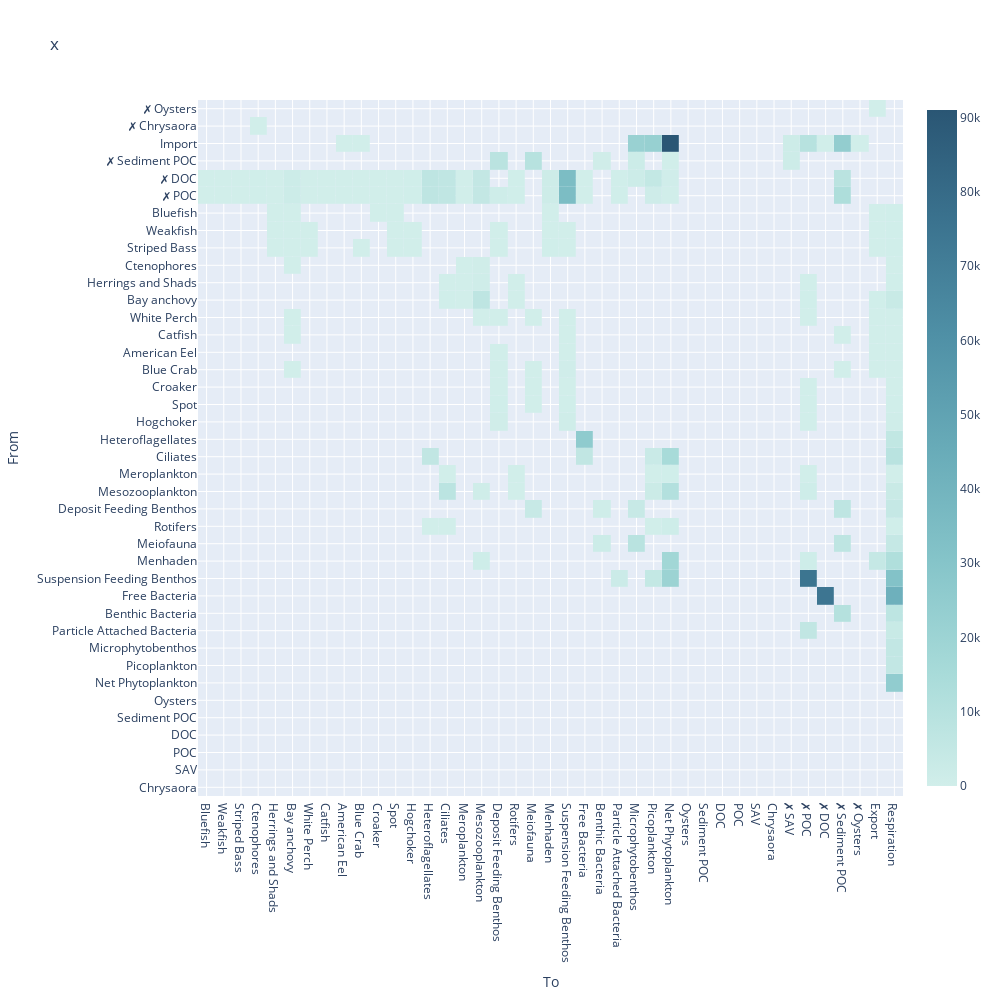

The notebook cell this image was saved under:
### Code cell
import plotly.graph_objects as go

fig = go.Figure()
fig.add_trace(go.Heatmap(
        z=[x['weight'] for x in flows[2]],
        x=flows[0],
        y=flows[1],
        xgap =	0.2,
        ygap =	0.2,
        colorscale='Teal',
    ))

order = x.nodeDF.sort_values(['IsAlive', 'TrophicLevel'])['Names'].unique()
yaxis={'categoryarray': order, 'title': 'From', 'zeroline':False, 'constraintoward': 'right', 'constrain': 'domain'}    
xaxis={'categoryarray': list(reversed(order)), 'title': 'To', 'zeroline':False, 'constraintoward': 'right', 'constrain': 'domain'}

fig.update_layout(title='x',  
                  width=1000, 
                  height=1000,
                  #autosize=True,
                  xaxis=xaxis,
                  yaxis=yaxis
                 )
fig.show()

### Figure 1 — Plotly figure (JSON) as saved in the notebook; plotly's stock layout.template omitted (floating-point values rounded to 4 significant figures; data arrays with more than 128 entries replaced by an {"elided": "..."} marker saying what was removed)
{"data": [{"colorscale": [[0, "rgb(209, 238, 234)"], [0.1667, "rgb(168, 219, 217)"], [0.3333, "rgb(133, 196, 201)"], [0.5, "rgb(104, 171, 184)"], [0.6667, "rgb(79, 144, 166)"], [0.8333, "rgb(59, 115, 143)"], [1, "rgb(42, 86, 116)"]], "type": "heatmap", "x": {"elided": "206 str values"}, "xgap": 0.2, "y": {"elided": "206 str values"}, "ygap": 0.2, "z": {"elided": "206 float values"}}], "layout": {"height": 1000, "title": {"text": "x"}, "width": 1000, "xaxis": {"autorange": true, "categoryarray": ["Bluefish", "Weakfish", "Striped Bass", "Ctenophores", "Herrings and Shads", "Bay anchovy", "White Perch", "Catfish", "American Eel", "Blue Crab", "Croaker", "Spot", "Hogchoker", "Heteroflagellates", "Ciliates", "Meroplankton", "Mesozooplankton", "Deposit Feeding Benthos", "Rotifers", "Meiofauna", "Menhaden", "Suspension Feeding Benthos", "Free Bacteria", "Benthic Bacteria", "Particle Attached Bacteria", "Microphytobenthos", "Picoplankton", "Net Phytoplankton", "Oysters", "Sediment POC", "DOC", "POC", "SAV", "Chrysaora"], "constrain": "domain", "constraintoward": "right", "range": [-0.5, 40.5], "title": {"text": "To"}, "type": "category", "zeroline": false}, "yaxis": {"autorange": true, "categoryarray": ["Chrysaora", "SAV", "POC", "DOC", "Sediment POC", "Oysters", "Net Phytoplankton", "Picoplankton", "Microphytobenthos", "Particle Attached Bacteria", "Benthic Bacteria", "Free Bacteria", "Suspension Feeding Benthos", "Menhaden", "Meiofauna", "Rotifers", "Deposit Feeding Benthos", "Mesozooplankton", "Meroplankton", "Ciliates", "Heteroflagellates", "Hogchoker", "Spot", "Croaker", "Blue Crab", "American Eel", "Catfish", "White Perch", "Bay anchovy", "Herrings and Shads", "Ctenophores", "Striped Bass", "Weakfish", "Bluefish"], "constrain": "domain", "constraintoward": "right", "range": [-0.5, 39.5], "title": {"text": "From"}, "type": "category", "zeroline": false}}}
